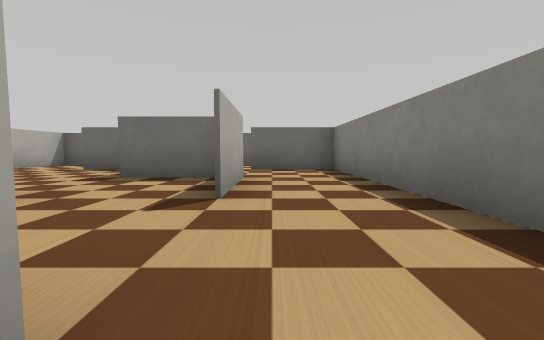
View 1 (above)

24 first-person views from a walk through a Webots world. The camera is 0.22 m above the floor, tilts 4° down and sees 90° across. The floor is counted in squares, 0.5 m on a side. Each view is taken from the middle of a square. On the plan, view 1 faces up. The plan holds only what a view shows up to about 9 squares ahead; the rest is blank. Robots are left out. Webots' stock objects and surfaces are drawn as simple stand-ins.

View 2
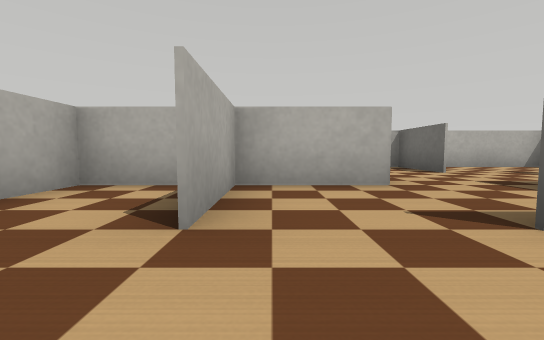

View 3
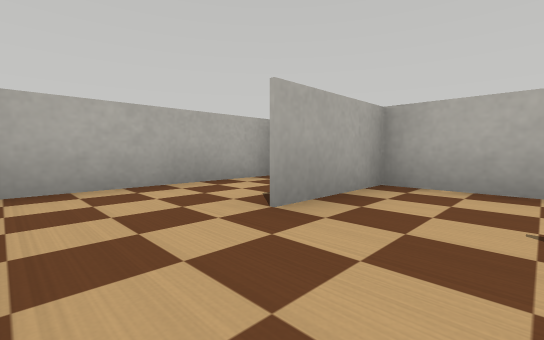

View 4
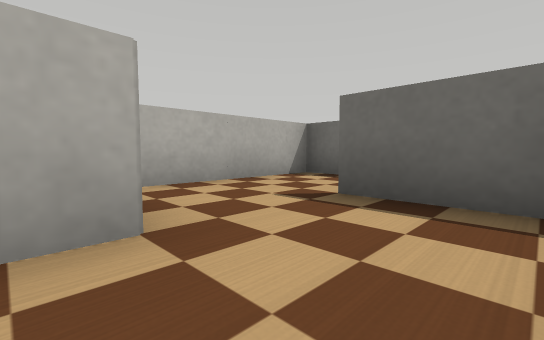

View 5
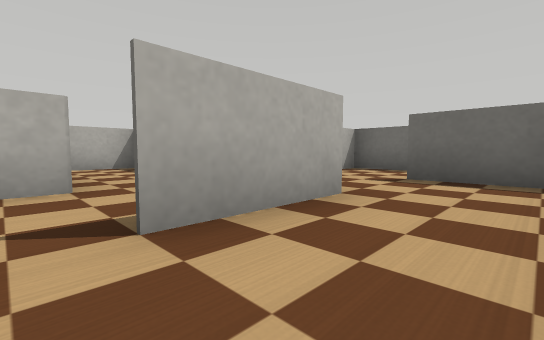

View 6
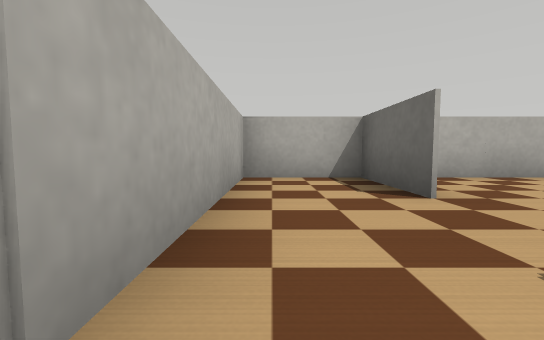

View 7
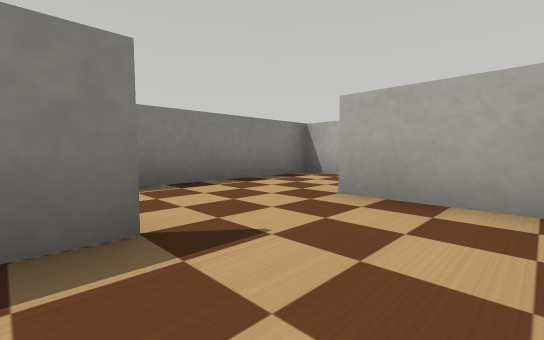

View 8
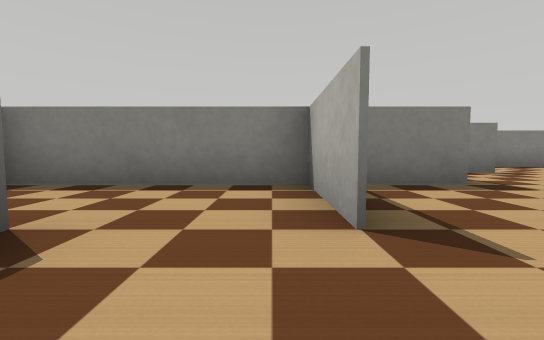

View 9
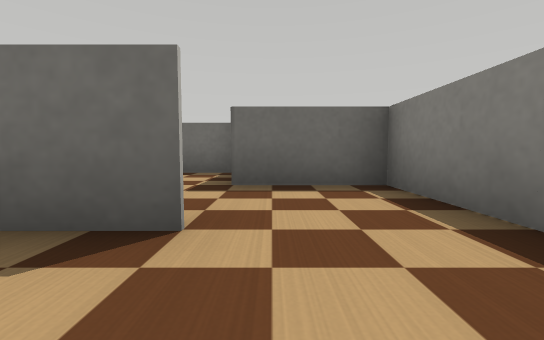

View 10
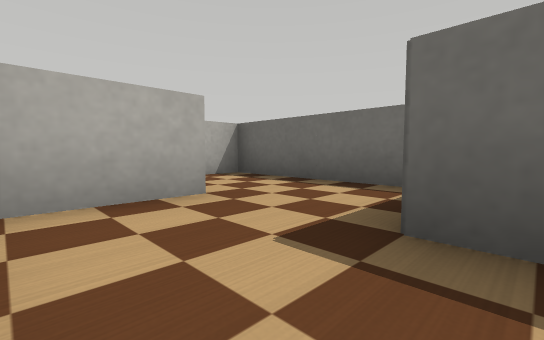

View 11
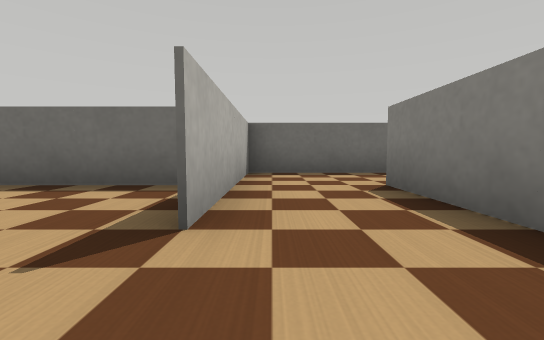

View 12
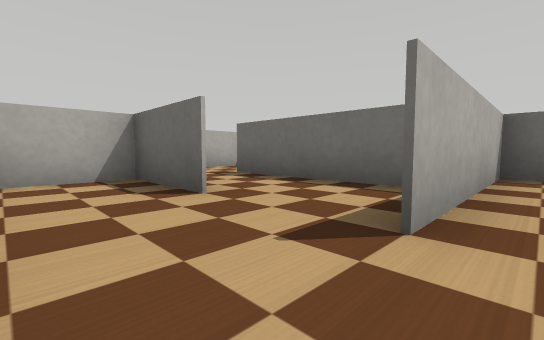

View 13
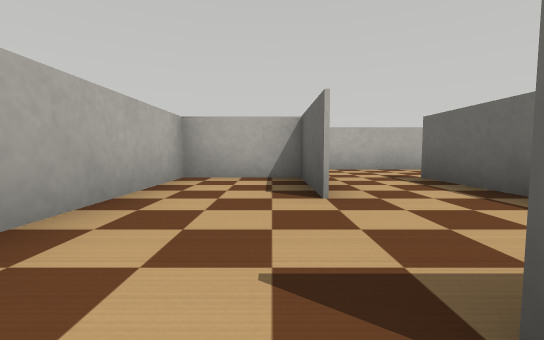

View 14
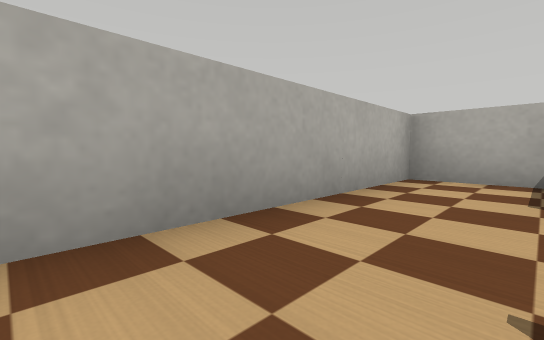

View 15
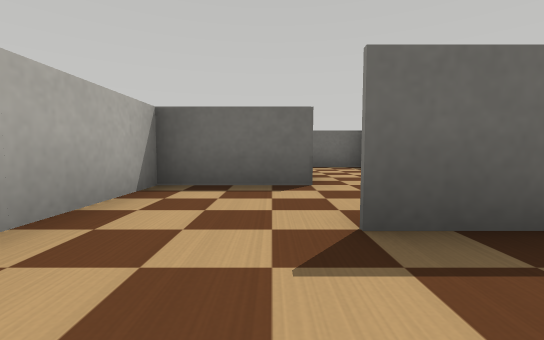

View 16
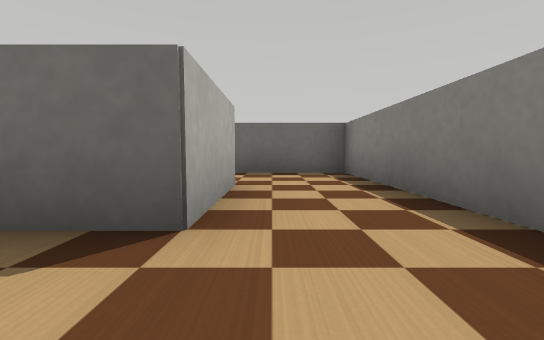

View 17
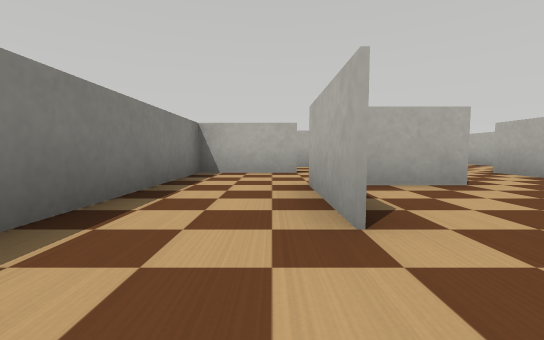

View 18
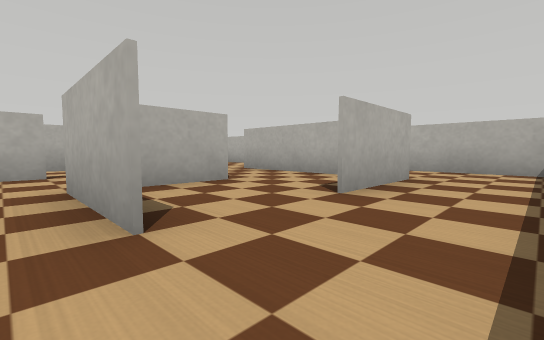

View 19
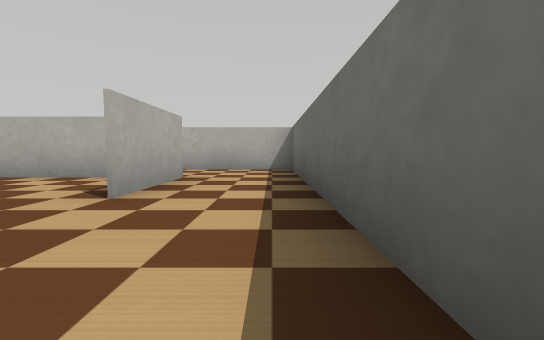

View 20
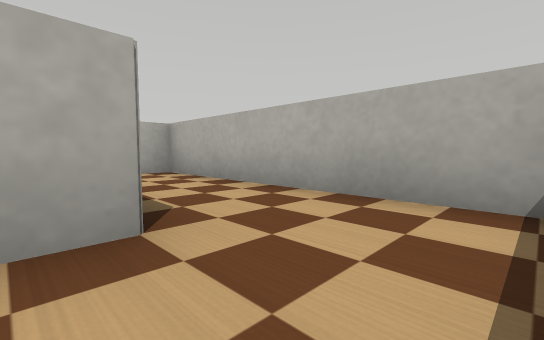

View 21
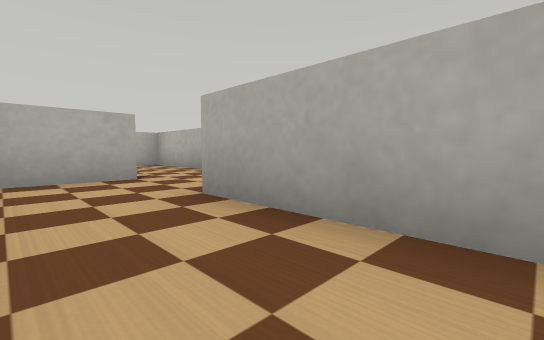

View 22
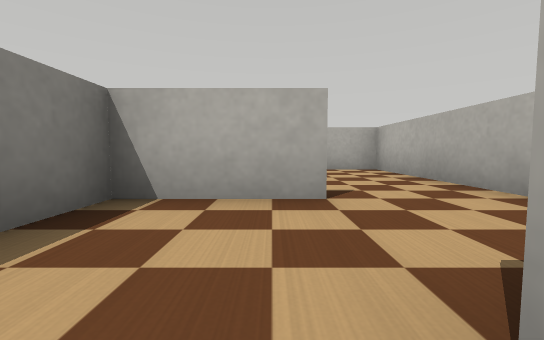

View 23
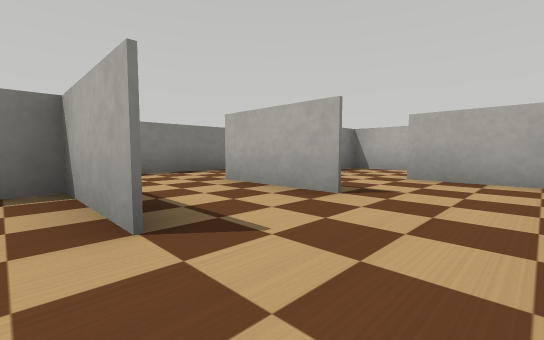

View 24
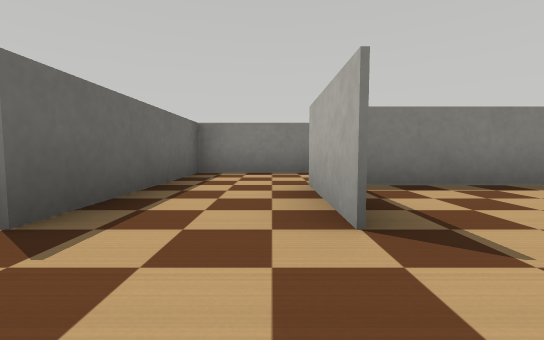

### Floor plan
Ten units are one square. View 1 is at (0, 0); x grows to the right and y downward. Boxes are objects, and circles mark ways between rooms. Rooms are numbered by the first view taken in them; rooms with no view inside come last. Other rooms are left out.
<svg viewBox="-190 -170 210 190">
<path fill="none" stroke="#000" d="M-25 0 -25 15 15 15 15 -5M-5 -46 -5 -25M-25 -25 -25 0M15 -5 15 -65 -5 -65M-25 -5 -5 -5M-45 -45 -65 -45M-65 -40 -65 -25 -25 -25M-9 -45 -25 -45M-5 -24 -5 -31M-36 -65 -45 -65 -25 -65M-65 -79 -65 -40M-44 -85 -65 -85M-25 -45 -25 -85M-65 -106 -65 -79M-48 -125 -65 -125M-25 -85 -25 -105 -46 -105M-104 -85 -131 -85M-91 -105 -106 -105M-85 -105 -85 -85M-65 -85 -65 -105M-125 -85 -125 -65 -79 -65M-126 -105 -105 -105 -105 -115M-149 -85 -125 -85M-106 -105 -125 -105M-125 -125 -145 -125 -145 -92M-125 -146 -125 -125M-105 -115 -105 -165 -125 -165M-166 -145 -145 -145M-125 -165 -185 -165 -185 -105 -179 -105M-165 -134 -165 -105M-166 -65 -145 -65M-166 -85 -149 -85M-185 -85 -185 -45 -165 -45M-145 -85 -145 -96M-145 -85 -165 -85M-145 -44 -145 -59M-6 -85 -25 -85 -25 -51M-65 -125 -85 -125 -85 -105M-146 -125 -131 -125"/>
<circle cx="5" cy="0" r="3" fill="#2a7"/>
<circle cx="-20" cy="-30" r="3" fill="#2a7"/>
<circle cx="-10" cy="-50" r="3" fill="#2a7"/>
<circle cx="-40" cy="-50" r="3" fill="#2a7"/>
<circle cx="-40" cy="-80" r="3" fill="#2a7"/>
<circle cx="-70" cy="-110" r="3" fill="#2a7"/>
<circle cx="-115" cy="-90" r="3" fill="#2a7"/>
<circle cx="-80" cy="-95" r="3" fill="#2a7"/>
<circle cx="-120" cy="-110" r="3" fill="#2a7"/>
<circle cx="-130" cy="-155" r="3" fill="#2a7"/>
<circle cx="-140" cy="-140" r="3" fill="#2a7"/>
<circle cx="-160" cy="-90" r="3" fill="#2a7"/>
<circle cx="-150" cy="-130" r="3" fill="#2a7"/>
<text x="0" y="10">1</text>
<text x="0" y="-30">2</text>
<text x="-40" y="-30">3</text>
<text x="-50" y="-60">4</text>
<text x="-50" y="-100">5</text>
<text x="-90" y="-80">6</text>
<text x="-130" y="-100">7</text>
<text x="-120" y="-140">8</text>
<text x="-160" y="-150">9</text>
<text x="-160" y="-120">10</text>
<text x="-170" y="-70">11</text>
<text x="-10" y="-60">12</text>
<text x="-80" y="-110">13</text>
<text x="-140" y="-130">14</text>
</svg>
Room 1 opens to room 2. Room 2 opens to room 3. Room 2 opens to room 12. Room 3 opens to room 4. Room 4 opens to room 5. Room 5 opens to room 13. Room 6 opens to room 7. Room 6 opens to room 13. Room 7 opens to room 8. Room 8 opens to room 9. Room 9 opens to room 14. Room 10 opens to room 11. Room 10 opens to room 14.

Where each view was taken, in squares from view 1:
view 1: 0 up, 0 right, facing up
view 2: 1 up, 1 right, facing left
view 3: 2 up, 1 right, facing down-left
view 4: 4 up, 1 right, facing up-left
view 5: 2 up, 1 right, facing up-left
view 6: 3 up, 2 left, facing left
view 7: 3 up, 2 left, facing down-right
view 8: 7 up, 6 left, facing right
view 9: 7 up, 4 left, facing up
view 10: 9 up, 4 left, facing up-left
view 11: 7 up, 8 left, facing up
view 12: 7 up, 8 left, facing up-left
view 13: 8 up, 8 left, facing left
view 14: 8 up, 8 left, facing down-left
view 15: 9 up, 13 left, facing up
view 16: 11 up, 12 left, facing up
view 17: 16 up, 12 left, facing down
view 18: 16 up, 12 left, facing down-left
view 19: 16 up, 12 left, facing left
view 20: 16 up, 16 left, facing down-left
view 21: 13 up, 15 left, facing down-left
view 22: 11 up, 16 left, facing down
view 23: 9 up, 18 left, facing down-right
view 24: 7 up, 18 left, facing right
